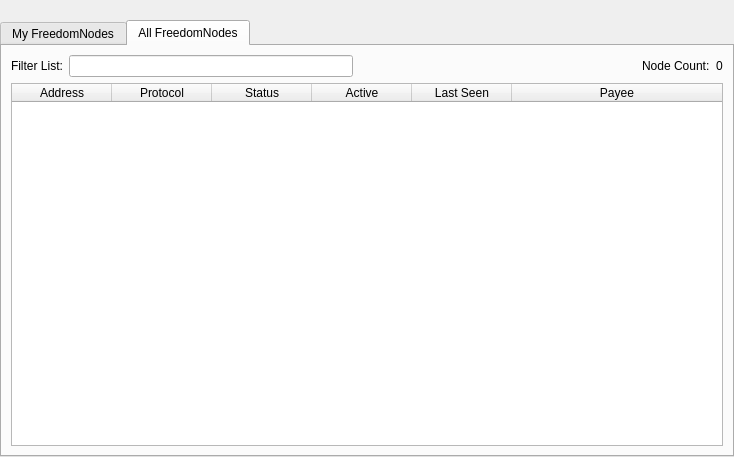
<?xml version="1.0" encoding="UTF-8"?>
<ui version="4.0">
 <class>MasternodeList</class>
 <widget class="QWidget" name="MasternodeList">
  <property name="geometry">
   <rect>
    <x>0</x>
    <y>0</y>
    <width>734</width>
    <height>457</height>
   </rect>
  </property>
  <property name="windowTitle">
   <string>Form</string>
  </property>
  <layout class="QVBoxLayout" name="topLayout">
   <property name="leftMargin">
    <number>0</number>
   </property>
   <property name="topMargin">
    <number>0</number>
   </property>
   <property name="rightMargin">
    <number>0</number>
   </property>
   <property name="bottomMargin">
    <number>0</number>
   </property>
   <item>
    <layout class="QVBoxLayout" name="verticalLayout">
     <property name="bottomMargin">
      <number>0</number>
     </property>
     <item>
      <spacer name="horizontalSpacer0">
       <property name="orientation">
        <enum>Qt::Horizontal</enum>
       </property>
       <property name="sizeHint" stdset="0">
        <size>
         <width>40</width>
         <height>20</height>
        </size>
       </property>
      </spacer>
     </item>
     <item>
      <widget class="QTabWidget" name="tabWidget">
       <property name="currentIndex">
        <number>1</number>
       </property>
       <widget class="QWidget" name="tabMyMasternodes">
        <attribute name="title">
         <string>My FreedomNodes</string>
        </attribute>
        <layout class="QGridLayout" name="gridLayout_2">
         <item row="0" column="0">
          <layout class="QVBoxLayout" name="verticalLayout_2">
           <property name="bottomMargin">
            <number>0</number>
           </property>
           <item>
            <layout class="QHBoxLayout" name="horizontalLayout_note">
             <property name="bottomMargin">
              <number>0</number>
             </property>
             <item>
              <widget class="QLabel" name="updateNote">
               <property name="text">
                <string>Note: Status of your nodes in local wallet can potentially be slightly incorrect.&lt;br /&gt;Always wait for wallet to sync additional data and then double check from another node&lt;br /&gt;if your masternode should be running but you still do not see &quot;ENABLED&quot; in &quot;Status&quot; field.</string>
               </property>
              </widget>
             </item>
            </layout>
           </item>
           <item>
            <widget class="QTableWidget" name="tableWidgetMyMasternodes">
             <property name="minimumSize">
              <size>
               <width>695</width>
               <height>0</height>
              </size>
             </property>
             <property name="editTriggers">
              <set>QAbstractItemView::NoEditTriggers</set>
             </property>
             <property name="alternatingRowColors">
              <bool>true</bool>
             </property>
             <property name="selectionMode">
              <enum>QAbstractItemView::SingleSelection</enum>
             </property>
             <property name="selectionBehavior">
              <enum>QAbstractItemView::SelectRows</enum>
             </property>
             <property name="sortingEnabled">
              <bool>true</bool>
             </property>
             <attribute name="horizontalHeaderStretchLastSection">
              <bool>true</bool>
             </attribute>
             <column>
              <property name="text">
               <string>Alias</string>
              </property>
             </column>
             <column>
              <property name="text">
               <string>Address</string>
              </property>
             </column>
             <column>
              <property name="text">
               <string>Protocol</string>
              </property>
             </column>
             <column>
              <property name="text">
               <string>Status</string>
              </property>
             </column>
             <column>
              <property name="text">
               <string>Active</string>
              </property>
             </column>
             <column>
              <property name="text">
               <string>Last Seen</string>
              </property>
             </column>
             <column>
              <property name="text">
               <string>Payee</string>
              </property>
             </column>
            </widget>
           </item>
           <item>
            <layout class="QHBoxLayout" name="horizontalLayout_5">
             <property name="bottomMargin">
              <number>0</number>
             </property>
             <item>
              <widget class="QPushButton" name="startButton">
               <property name="text">
                <string>S&amp;tart alias</string>
               </property>
              </widget>
             </item>
             <item>
              <widget class="QPushButton" name="startAllButton">
               <property name="text">
                <string>Start &amp;all</string>
               </property>
              </widget>
             </item>
             <item>
              <widget class="QPushButton" name="startMissingButton">
               <property name="text">
                <string>Start &amp;MISSING</string>
               </property>
              </widget>
             </item>
             <item>
              <widget class="QPushButton" name="UpdateButton">
               <property name="text">
                <string>&amp;Update status</string>
               </property>
              </widget>
             </item>
             <item>
              <widget class="QLabel" name="autoupdate_label">
               <property name="text">
                <string>Status will be updated automatically in (sec):</string>
               </property>
              </widget>
             </item>
             <item>
              <widget class="QLabel" name="secondsLabel">
               <property name="text">
                <string>0</string>
               </property>
              </widget>
             </item>
             <item>
              <spacer name="horizontalSpacer_5">
               <property name="orientation">
                <enum>Qt::Horizontal</enum>
               </property>
               <property name="sizeHint" stdset="0">
                <size>
                 <width>40</width>
                 <height>20</height>
                </size>
               </property>
              </spacer>
             </item>
            </layout>
           </item>
          </layout>
         </item>
        </layout>
       </widget>
       <widget class="QWidget" name="tabAllMasternodes">
        <attribute name="title">
         <string>All FreedomNodes</string>
        </attribute>
        <layout class="QGridLayout" name="gridLayout">
         <item row="1" column="0">
          <widget class="QTableWidget" name="tableWidgetMasternodes">
           <property name="editTriggers">
            <set>QAbstractItemView::NoEditTriggers</set>
           </property>
           <property name="alternatingRowColors">
            <bool>true</bool>
           </property>
           <property name="selectionBehavior">
            <enum>QAbstractItemView::SelectRows</enum>
           </property>
           <property name="sortingEnabled">
            <bool>true</bool>
           </property>
           <attribute name="horizontalHeaderStretchLastSection">
            <bool>true</bool>
           </attribute>
           <column>
            <property name="text">
             <string>Address</string>
            </property>
           </column>
           <column>
            <property name="text">
             <string>Protocol</string>
            </property>
           </column>
           <column>
            <property name="text">
             <string>Status</string>
            </property>
           </column>
           <column>
            <property name="text">
             <string>Active</string>
            </property>
           </column>
           <column>
            <property name="text">
             <string>Last Seen</string>
            </property>
           </column>
           <column>
            <property name="text">
             <string>Payee</string>
            </property>
           </column>
          </widget>
         </item>
         <item row="0" column="0">
          <layout class="QHBoxLayout" name="horizontalLayout_3">
           <property name="bottomMargin">
            <number>0</number>
           </property>
           <item>
            <widget class="QLabel" name="label_filter">
             <property name="text">
              <string>Filter List:</string>
             </property>
            </widget>
           </item>
           <item>
            <widget class="QLineEdit" name="filterLineEdit">
             <property name="toolTip">
              <string>Filter masternode list</string>
             </property>
            </widget>
           </item>
           <item>
            <spacer name="horizontalSpacer_3">
             <property name="orientation">
              <enum>Qt::Horizontal</enum>
             </property>
             <property name="sizeHint" stdset="0">
              <size>
               <width>10</width>
               <height>20</height>
              </size>
             </property>
            </spacer>
           </item>
           <item>
            <widget class="QLabel" name="label_count">
             <property name="text">
              <string>Node Count:</string>
             </property>
            </widget>
           </item>
           <item>
            <widget class="QLabel" name="countLabel">
             <property name="text">
              <string>0</string>
             </property>
            </widget>
           </item>
          </layout>
         </item>
        </layout>
       </widget>
      </widget>
     </item>
    </layout>
   </item>
  </layout>
 </widget>
 <resources/>
 <connections/>
</ui>
